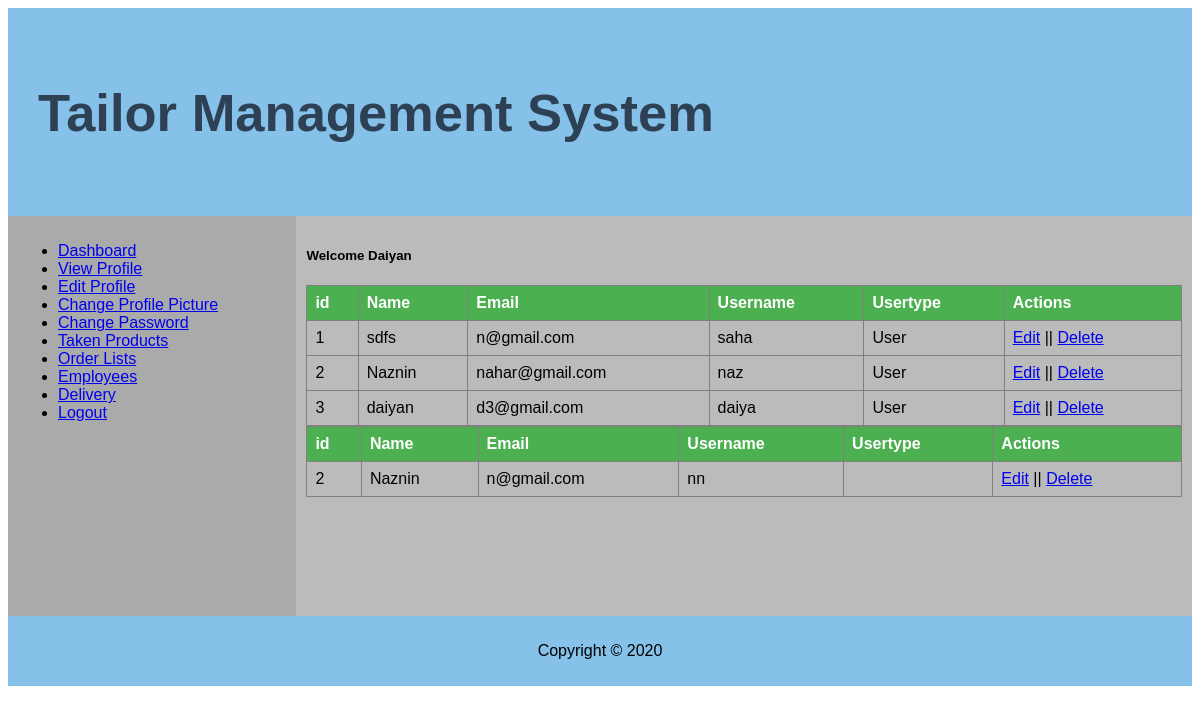
/nhome.php (signed in), run on the app's committed database.
### tables this page shows
CREATE TABLE `user` (
  `ID` int(50) NOT NULL,
  `name` varchar(100) NOT NULL,
  `email` varchar(100) NOT NULL,
  `userName` varchar(100) NOT NULL,
  `password` varchar(100) NOT NULL,
  `gender` varchar(100) NOT NULL,
  `dob` varchar(50) NOT NULL,
  `picture` varchar(100) NOT NULL,
  `type` varchar(50) NOT NULL
);

CREATE TABLE `tailor` (
  `ID` int(50) NOT NULL,
  `name` varchar(100) NOT NULL,
  `email` varchar(100) NOT NULL,
  `userName` varchar(100) NOT NULL,
  `password` varchar(100) NOT NULL,
  `gender` varchar(100) NOT NULL,
  `dob` varchar(100) NOT NULL,
  `picture` varchar(100) NOT NULL,
  `type` varchar(50) NOT NULL
);

### nhome.php (the view, shortened to what this page needs)
<?php
$userName=$_SESSION['userName'];
?>
<html>
<head>
</head>
<body>
<div class="grid-container">
  <div class="header">
    <h2 style="color: #2E4053"; align="left">Tailor Management System </h2>
  </div>
  <div class="left" style="background-color:#aaa;">
  <ul>
  <li><a href="nhome.php">Dashboard</a></li>
  <li><a href="view.php?userName=<?php echo $userName; ?>">View Profile</a></li>
  <li><a href="edit.php">Edit Profile</a></li>
  <li><a href="changepic.php">Change Profile Picture</a></li>
  <li><a href="changepass.php">Change Password</a></li>
    <li><a href="all_taken_products.php">Taken Products</a></li>
  <li><a href="all_orders.php">Order Lists</a></li>
  <li><a href="employee_list.php">Employees</a></li>
  <li><a href="delivery.php">Delivery</a></li>
  <li><a href="logout.php">Logout</a></li>
</ul>
  </div>
  <div class="middle" style="background-color:#bbb;"><?php
    $name=$_SESSION['name'];
    echo "<h5>Welcome $name</h5>";
    ?>
      <?php
  $con=mysqli_connect("localhost","root","","db");
  $sql="SELECT id,`name`, `email`, `userName`,`type` FROM user ";
  $result=mysqli_query($con,$sql);
  if(mysqli_num_rows($result)>0)
   {
    ?>
    <table border='1' cellpadding='8'>
      <tr>
        <th>id</th>
        <th>Name</th>
        <th>Email</th>
        <th>Username</th>
        <th>Usertype</th>
        <th>Actions</th>
      </tr>
    <?php
    while($row=mysqli_fetch_array($result))
    {
      echo "<tr>";
      echo "<td>".$row['id']."</td>";
      echo "<td>".$row['name']."</td>";
      echo "<td>".$row['email']."</td>";
      echo "<td>".$row['userName']."</td>";
      echo "<td>".$row['type']."</td>";
      echo '<td><a href="useredit.php? id='.$row['id'].'&Name=' .$row['name'].'&Email='.$row['email'].'&Username='.$row['userName'].'&Usertype='.$row['type'].'">Edit</a> || <a href="userdelete.php?id=' .$row['id'].'">Delete</a></td>';
      echo "</tr>";
    }
    echo "</table>";
   }
   else
   {
    echo "No data found.<br/>";
   }
    $sql="SELECT id,`name`, `email`, `userName`,`type` FROM tailor ";
  $result=mysqli_query($con,$sql);
  if(mysqli_num_rows($result)>0)
   {
    ?>
    <table border='1' cellpadding='8'>
      <tr>
        <th>id</th>
        <th>Name</th>
        <th>Email</th>
        <th>Username</th>
        <th>Usertype</th>
        <th>Actions</th>
      </tr>
    <?php
    while($row=mysqli_fetch_array($result))
    {
      echo "<tr>";
      echo "<td>".$row['id']."</td>";
      echo "<td>".$row['name']."</td>";
      echo "<td>".$row['email']."</td>";
      echo "<td>".$row['userName']."</td>";
      echo "<td>".$row['type']."</td>";
      echo '<td><a href="tailoredit.php? id='.$row['id'].'&Name=' .$row['name'].'&Email='.$row['email'].'&Username='.$row['userName'].'&Usertype='.$row['type'].'">Edit</a> || <a href="tailordelete.php?id=' .$row['id'].'">Delete</a></td>';
      echo "</tr>";
    }
    echo "</table>";
   }
   else
   {
    echo "No data found.<br/>";
   }
?>
    </div>
  <div class="footer">
    <p>Copyright © 2020</p>
  </div>
</div>
</body>
</html>

### nhome.php (style rules this page uses)
* { box-sizing: border-box; }
body { font-family: Arial, Helvetica, sans-serif; }
.header { grid-area: header; background-color: #85C1E9; padding: 30px; text-align: center; font-size: 35px; }
.grid-container { display: grid; grid-template-areas: 'header header header header header header' 'left middle middle middle middle middle' 'footer footer footer footer footer footer'; }
.left, .middle, .right { padding: 10px; height: 400px; overflow: scroll; }
.left { grid-area: left; }
.middle { grid-area: middle; }
.footer { grid-area: footer; background-color: #85C1E9; padding: 10px; text-align: center; }
table { border-collapse: collapse; width: 100%; }
th, td { text-align: left; padding: 8px; }
th { background-color: #4CAF50; color: white; }

### data on the page
user: ID "1", name "sdfs", email "n@gmail.com", userName "saha", type "User"
user: ID "2", name "Naznin", email "nahar@gmail.com", userName "naz", type "User"
user: ID "3", name "daiyan", email "d3@gmail.com", userName "daiya", type "User"
tailor: ID "2", name "Naznin", email "n@gmail.com", userName "nn"

### other printed values
$name "Daiyan"
